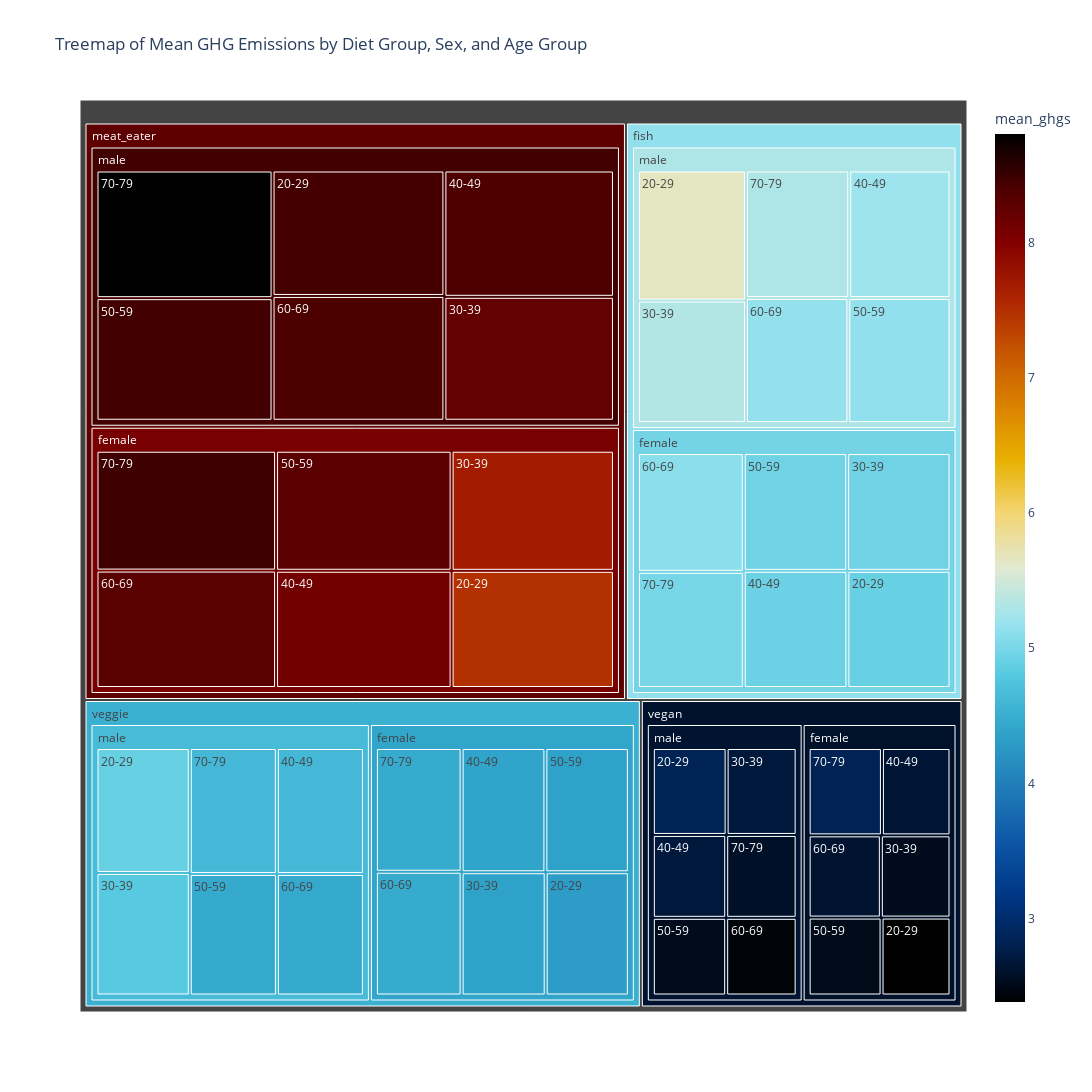

Notebook code cell kept with this figure:
### Code cell
# Merge meat-related groups 
meat_groups = ['meat', 'meat50', 'meat100']
df['diet_group'] = df['diet_group'].apply(lambda x: 'meat_eater' if x in meat_groups else x)

# Group and average mean_ghgs
treemap_df = df.groupby(['diet_group', 'sex', 'age_group'])[['mean_ghgs']].mean().reset_index()

# Create the treemap 
fig = px.treemap(
    treemap_df,
    path=['diet_group', 'sex', 'age_group'],
    values='mean_ghgs',
    color='mean_ghgs',
    color_continuous_scale='IceFire',  # More distinguishable colors
    title='Treemap of Mean GHG Emissions by Diet Group, Sex, and Age Group',
    width=1500,
    height=1500
)

fig.show()

### Figure 1 — Plotly figure (JSON) as saved in the notebook; plotly's stock layout.template omitted (floating-point values rounded to 4 significant figures)
{"data": [{"branchvalues": "total", "customdata": [[4.903], [4.943], [4.927], [4.944], [5.104], [4.991], [5.66], [5.327], [5.202], [5.142], [5.154], [5.304], [7.497], [7.682], [8.11], [8.301], [8.308], [8.479], [8.445], [8.232], [8.391], [8.455], [8.403], [8.805], [2.383], [2.54], [2.658], [2.52], [2.634], [2.84], [2.843], [2.698], [2.694], [2.525], [2.427], [2.588], [4.32], [4.368], [4.387], [4.37], [4.472], [4.473], [4.9], [4.808], [4.61], [4.455], [4.445], [4.612], [4.969], [5.304], [8.079], [8.459], [2.603], [2.636], [4.399], [4.644], [5.142], [8.273], [2.62], [4.525]], "domain": {"x": [0, 1], "y": [0, 1]}, "hovertemplate": "labels=%{label}<br>mean_ghgs_sum=%{value}<br>parent=%{parent}<br>id=%{id}<br>mean_ghgs=%{color}<extra></extra>", "ids": ["fish/female/20-29", "fish/female/30-39", "fish/female/40-49", "fish/female/50-59", "fish/female/60-69", "fish/female/70-79", "fish/male/20-29", "fish/male/30-39", "fish/male/40-49", "fish/male/50-59", "fish/male/60-69", "fish/male/70-79", "meat_eater/female/20-29", "meat_eater/female/30-39", "meat_eater/female/40-49", "meat_eater/female/50-59", "meat_eater/female/60-69", "meat_eater/female/70-79", "meat_eater/male/20-29", "meat_eater/male/30-39", "meat_eater/male/40-49", "meat_eater/male/50-59", "meat_eater/male/60-69", "meat_eater/male/70-79", "vegan/female/20-29", "vegan/female/30-39", "vegan/female/40-49", "vegan/female/50-59", "vegan/female/60-69", "vegan/female/70-79", "vegan/male/20-29", "vegan/male/30-39", "vegan/male/40-49", "vegan/male/50-59", "vegan/male/60-69", "vegan/male/70-79", "veggie/female/20-29", "veggie/female/30-39", "veggie/female/40-49", "veggie/female/50-59", "veggie/female/60-69", "veggie/female/70-79", "veggie/male/20-29", "veggie/male/30-39", "veggie/male/40-49", "veggie/male/50-59", "veggie/male/60-69", "veggie/male/70-79", "fish/female", "fish/male", "meat_eater/female", "meat_eater/male", "vegan/female", "vegan/male", "veggie/female", "veggie/male", "fish", "meat_eater", "vegan", "veggie"], "labels": ["20-29", "30-39", "40-49", "50-59", "60-69", "70-79", "20-29", "30-39", "40-49", "50-59", "60-69", "70-79", "20-29", "30-39", "40-49", "50-59", "60-69", "70-79", "20-29", "30-39", "40-49", "50-59", "60-69", "70-79", "20-29", "30-39", "40-49", "50-59", "60-69", "70-79", "20-29", "30-39", "40-49", "50-59", "60-69", "70-79", "20-29", "30-39", "40-49", "50-59", "60-69", "70-79", "20-29", "30-39", "40-49", "50-59", "60-69", "70-79", "female", "male", "female", "male", "female", "male", "female", "male", "fish", "meat_eater", "vegan", "veggie"], "marker": {"coloraxis": "coloraxis", "colors": [4.903, 4.943, 4.927, 4.944, 5.104, 4.991, 5.66, 5.327, 5.202, 5.142, 5.154, 5.304, 7.497, 7.682, 8.11, 8.301, 8.308, 8.479, 8.445, 8.232, 8.391, 8.455, 8.403, 8.805, 2.383, 2.54, 2.658, 2.52, 2.634, 2.84, 2.843, 2.698, 2.694, 2.525, 2.427, 2.588, 4.32, 4.368, 4.387, 4.37, 4.472, 4.473, 4.9, 4.808, 4.61, 4.455, 4.445, 4.612, 4.969, 5.304, 8.079, 8.459, 2.603, 2.636, 4.399, 4.644, 5.142, 8.273, 2.62, 4.525]}, "name": "", "parents": ["fish/female", "fish/female", "fish/female", "fish/female", "fish/female", "fish/female", "fish/male", "fish/male", "fish/male", "fish/male", "fish/male", "fish/male", "meat_eater/female", "meat_eater/female", "meat_eater/female", "meat_eater/female", "meat_eater/female", "meat_eater/female", "meat_eater/male", "meat_eater/male", "meat_eater/male", "meat_eater/male", "meat_eater/male", "meat_eater/male", "vegan/female", "vegan/female", "vegan/female", "vegan/female", "vegan/female", "vegan/female", "vegan/male", "vegan/male", "vegan/male", "vegan/male", "vegan/male", "vegan/male", "veggie/female", "veggie/female", "veggie/female", "veggie/female", "veggie/female", "veggie/female", "veggie/male", "veggie/male", "veggie/male", "veggie/male", "veggie/male", "veggie/male", "fish", "fish", "meat_eater", "meat_eater", "vegan", "vegan", "veggie", "veggie", "", "", "", ""], "type": "treemap", "values": [4.903, 4.943, 4.927, 4.944, 5.104, 4.991, 5.66, 5.327, 5.202, 5.142, 5.154, 5.304, 7.497, 7.682, 8.11, 8.301, 8.308, 8.479, 8.445, 8.232, 8.391, 8.455, 8.403, 8.805, 2.383, 2.54, 2.658, 2.52, 2.634, 2.84, 2.843, 2.698, 2.694, 2.525, 2.427, 2.588, 4.32, 4.368, 4.387, 4.37, 4.472, 4.473, 4.9, 4.808, 4.61, 4.455, 4.445, 4.612, 29.81, 31.79, 48.38, 50.73, 15.58, 15.78, 26.39, 27.83, 61.6, 99.11, 31.35, 54.22]}], "layout": {"coloraxis": {"colorbar": {"title": {"text": "mean_ghgs"}}, "colorscale": [[0, "#000000"], [0.0625, "#001f4d"], [0.125, "#003786"], [0.1875, "#0e58a8"], [0.25, "#217eb8"], [0.3125, "#30a4ca"], [0.375, "#54c8df"], [0.4375, "#9be4ef"], [0.5, "#e1e9d1"], [0.5625, "#f3d573"], [0.625, "#e7b000"], [0.6875, "#da8200"], [0.75, "#c65400"], [0.8125, "#ac2301"], [0.875, "#820000"], [0.9375, "#4c0000"], [1, "#000000"]]}, "height": 1500, "legend": {"tracegroupgap": 0}, "title": {"text": "Treemap of Mean GHG Emissions by Diet Group, Sex, and Age Group"}, "width": 1500}}
